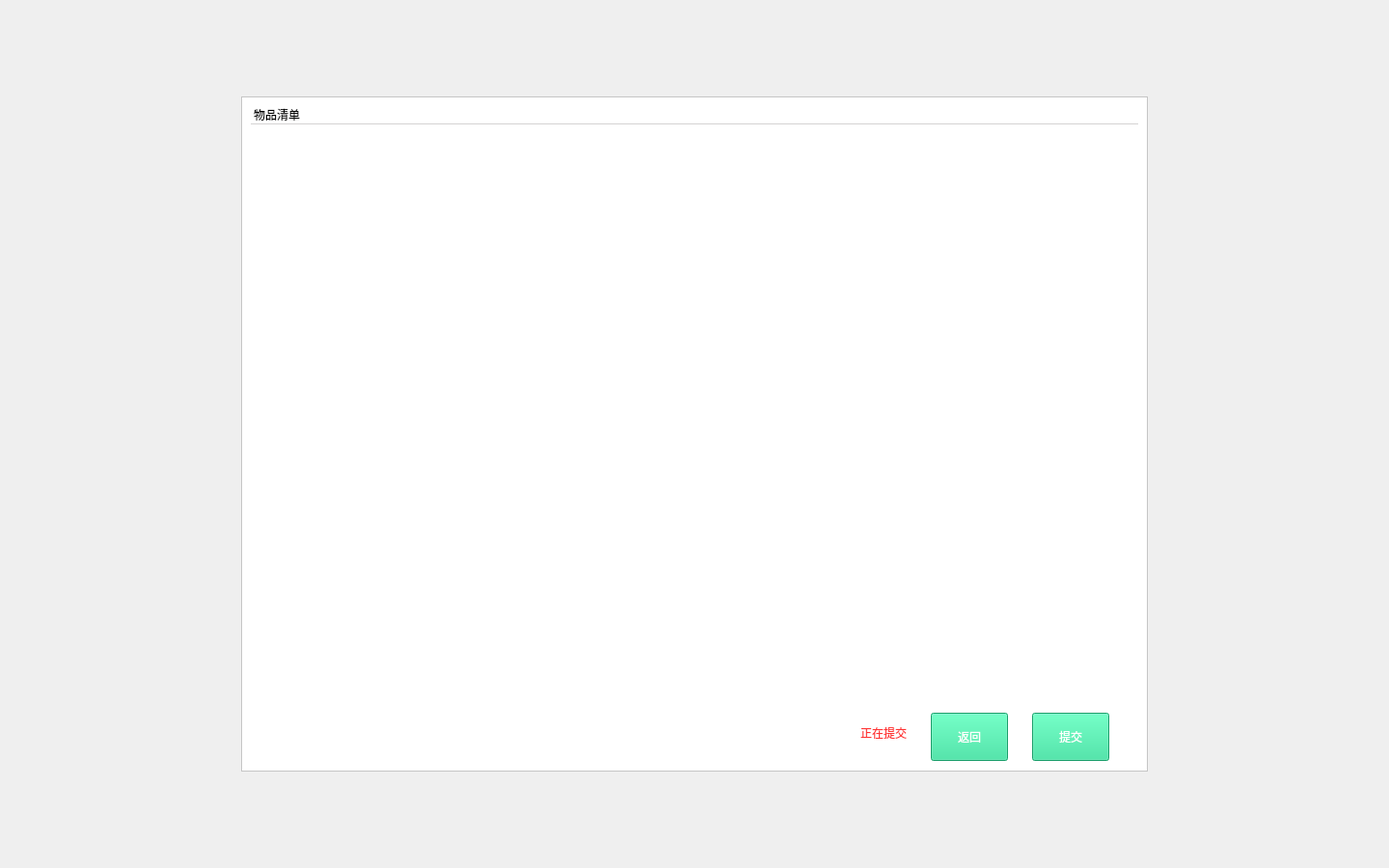
<?xml version="1.0" encoding="UTF-8"?>
<ui version="4.0">
 <class>cabinetRefund</class>
 <widget class="QWidget" name="cabinetRefund">
  <property name="geometry">
   <rect>
    <x>0</x>
    <y>0</y>
    <width>1440</width>
    <height>900</height>
   </rect>
  </property>
  <property name="windowTitle">
   <string>Form</string>
  </property>
  <layout class="QVBoxLayout" name="verticalLayout">
   <property name="leftMargin">
    <number>250</number>
   </property>
   <property name="topMargin">
    <number>100</number>
   </property>
   <property name="rightMargin">
    <number>250</number>
   </property>
   <property name="bottomMargin">
    <number>100</number>
   </property>
   <item>
    <widget class="QFrame" name="frame">
     <property name="styleSheet">
      <string notr="true">background-color: rgb(255, 255, 255);</string>
     </property>
     <property name="frameShape">
      <enum>QFrame::StyledPanel</enum>
     </property>
     <property name="frameShadow">
      <enum>QFrame::Raised</enum>
     </property>
     <layout class="QVBoxLayout" name="verticalLayout_2" stretch="1,10,1">
      <item>
       <layout class="QHBoxLayout" name="horizontalLayout_2" stretch="8">
        <property name="spacing">
         <number>0</number>
        </property>
        <item>
         <widget class="QLabel" name="label">
          <property name="sizePolicy">
           <sizepolicy hsizetype="Preferred" vsizetype="Fixed">
            <horstretch>0</horstretch>
            <verstretch>0</verstretch>
           </sizepolicy>
          </property>
          <property name="styleSheet">
           <string notr="true">font: 18px &quot;微软雅黑&quot;;
border:1px solid rgb(212,211,211);
border-left-width:0px;
border-right-width:0px;
border-top-width:0px;</string>
          </property>
          <property name="frameShape">
           <enum>QFrame::StyledPanel</enum>
          </property>
          <property name="text">
           <string>物品清单</string>
          </property>
         </widget>
        </item>
       </layout>
      </item>
      <item>
       <widget class="QTableWidget" name="checktable">
        <property name="frameShape">
         <enum>QFrame::NoFrame</enum>
        </property>
        <attribute name="horizontalHeaderVisible">
         <bool>false</bool>
        </attribute>
        <attribute name="horizontalHeaderStretchLastSection">
         <bool>true</bool>
        </attribute>
        <attribute name="verticalHeaderVisible">
         <bool>false</bool>
        </attribute>
        <attribute name="verticalHeaderDefaultSectionSize">
         <number>50</number>
        </attribute>
       </widget>
      </item>
      <item>
       <widget class="QFrame" name="horizontalFrame">
        <property name="minimumSize">
         <size>
          <width>0</width>
          <height>60</height>
         </size>
        </property>
        <property name="styleSheet">
         <string notr="true"/>
        </property>
        <layout class="QHBoxLayout" name="horizontalLayout" stretch="2,0,1">
         <property name="spacing">
          <number>25</number>
         </property>
         <property name="rightMargin">
          <number>30</number>
         </property>
         <item>
          <widget class="QLabel" name="msg">
           <property name="styleSheet">
            <string notr="true">font: 15px &quot;微软雅黑&quot;;
color: rgb(255, 53, 53);</string>
           </property>
           <property name="text">
            <string>正在提交</string>
           </property>
           <property name="alignment">
            <set>Qt::AlignRight|Qt::AlignTrailing|Qt::AlignVCenter</set>
           </property>
          </widget>
         </item>
         <item>
          <widget class="QPushButton" name="pushButton">
           <property name="minimumSize">
            <size>
             <width>0</width>
             <height>50</height>
            </size>
           </property>
           <property name="focusPolicy">
            <enum>Qt::NoFocus</enum>
           </property>
           <property name="styleSheet">
            <string notr="true">font: 18px &quot;微软雅黑&quot;;
background-color: rgb(36, 221, 149);
color: rgb(255, 255, 255);</string>
           </property>
           <property name="text">
            <string>返回</string>
           </property>
          </widget>
         </item>
         <item>
          <widget class="QPushButton" name="ok">
           <property name="sizePolicy">
            <sizepolicy hsizetype="Fixed" vsizetype="Fixed">
             <horstretch>0</horstretch>
             <verstretch>0</verstretch>
            </sizepolicy>
           </property>
           <property name="minimumSize">
            <size>
             <width>0</width>
             <height>50</height>
            </size>
           </property>
           <property name="focusPolicy">
            <enum>Qt::NoFocus</enum>
           </property>
           <property name="styleSheet">
            <string notr="true">font: 18px &quot;微软雅黑&quot;;
background-color: rgb(36, 221, 149);
color: rgb(255, 255, 255);</string>
           </property>
           <property name="text">
            <string>提交</string>
           </property>
          </widget>
         </item>
        </layout>
       </widget>
      </item>
     </layout>
    </widget>
   </item>
  </layout>
 </widget>
 <resources/>
 <connections/>
</ui>
